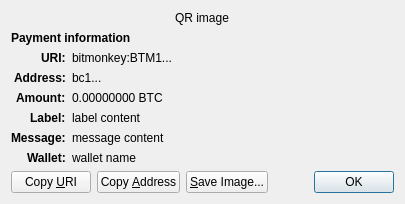
<?xml version="1.0" encoding="UTF-8"?>
<ui version="4.0">
 <class>ReceiveRequestDialog</class>
 <widget class="QDialog" name="ReceiveRequestDialog">
  <property name="geometry">
   <rect>
    <x>0</x>
    <y>0</y>
    <width>413</width>
    <height>229</height>
   </rect>
  </property>
  <property name="windowTitle">
   <string>Request payment to ...</string>
  </property>
  <layout class="QGridLayout" name="gridLayout" columnstretch="0,1">
   <property name="sizeConstraint">
    <enum>QLayout::SetFixedSize</enum>
   </property>
   <item row="0" column="0" colspan="2" alignment="Qt::AlignHCenter">
    <widget class="QRImageWidget" name="qr_code">
     <property name="text">
      <string notr="true">QR image</string>
     </property>
     <property name="textInteractionFlags">
      <set>Qt::NoTextInteraction</set>
     </property>
    </widget>
   </item>
   <item row="1" column="0" colspan="2">
    <widget class="QLabel" name="payment_header">
     <property name="font">
      <font>
       <weight>75</weight>
       <bold>true</bold>
      </font>
     </property>
     <property name="text">
      <string>Payment information</string>
     </property>
     <property name="textInteractionFlags">
      <set>Qt::NoTextInteraction</set>
     </property>
    </widget>
   </item>
   <item row="2" column="0" alignment="Qt::AlignRight|Qt::AlignTop">
    <widget class="QLabel" name="uri_tag">
     <property name="font">
      <font>
       <weight>75</weight>
       <bold>true</bold>
      </font>
     </property>
     <property name="text">
      <string notr="true">URI:</string>
     </property>
     <property name="textFormat">
      <enum>Qt::PlainText</enum>
     </property>
     <property name="textInteractionFlags">
      <set>Qt::NoTextInteraction</set>
     </property>
    </widget>
   </item>
   <item row="2" column="1" alignment="Qt::AlignTop">
    <widget class="QLabel" name="uri_content">
     <property name="text">
      <string notr="true">bitmonkey:BTM1...</string>
     </property>
     <property name="textFormat">
      <enum>Qt::RichText</enum>
     </property>
     <property name="wordWrap">
      <bool>true</bool>
     </property>
     <property name="textInteractionFlags">
      <set>Qt::TextSelectableByMouse</set>
     </property>
    </widget>
   </item>
   <item row="3" column="0" alignment="Qt::AlignRight|Qt::AlignTop">
    <widget class="QLabel" name="address_tag">
     <property name="font">
      <font>
       <weight>75</weight>
       <bold>true</bold>
      </font>
     </property>
     <property name="text">
      <string>Address:</string>
     </property>
     <property name="textInteractionFlags">
      <set>Qt::NoTextInteraction</set>
     </property>
    </widget>
   </item>
   <item row="3" column="1" alignment="Qt::AlignTop">
    <widget class="QLabel" name="address_content">
     <property name="text">
      <string notr="true">bc1...</string>
     </property>
     <property name="textFormat">
      <enum>Qt::PlainText</enum>
     </property>
     <property name="textInteractionFlags">
      <set>Qt::TextSelectableByMouse</set>
     </property>
    </widget>
   </item>
   <item row="4" column="0" alignment="Qt::AlignRight|Qt::AlignTop">
    <widget class="QLabel" name="amount_tag">
     <property name="font">
      <font>
       <weight>75</weight>
       <bold>true</bold>
      </font>
     </property>
     <property name="text">
      <string>Amount:</string>
     </property>
     <property name="textInteractionFlags">
      <set>Qt::NoTextInteraction</set>
     </property>
    </widget>
   </item>
   <item row="4" column="1" alignment="Qt::AlignTop">
    <widget class="QLabel" name="amount_content">
     <property name="text">
      <string notr="true">0.00000000 BTC</string>
     </property>
     <property name="textFormat">
      <enum>Qt::PlainText</enum>
     </property>
     <property name="textInteractionFlags">
      <set>Qt::TextSelectableByMouse</set>
     </property>
    </widget>
   </item>
   <item row="5" column="0" alignment="Qt::AlignRight|Qt::AlignTop">
    <widget class="QLabel" name="label_tag">
     <property name="font">
      <font>
       <weight>75</weight>
       <bold>true</bold>
      </font>
     </property>
     <property name="text">
      <string>Label:</string>
     </property>
     <property name="textInteractionFlags">
      <set>Qt::NoTextInteraction</set>
     </property>
    </widget>
   </item>
   <item row="5" column="1" alignment="Qt::AlignTop">
    <widget class="QLabel" name="label_content">
     <property name="text">
      <string notr="true">label content</string>
     </property>
     <property name="textFormat">
      <enum>Qt::PlainText</enum>
     </property>
     <property name="wordWrap">
      <bool>true</bool>
     </property>
     <property name="textInteractionFlags">
      <set>Qt::TextSelectableByMouse</set>
     </property>
    </widget>
   </item>
   <item row="6" column="0" alignment="Qt::AlignRight|Qt::AlignTop">
    <widget class="QLabel" name="message_tag">
     <property name="font">
      <font>
       <weight>75</weight>
       <bold>true</bold>
      </font>
     </property>
     <property name="text">
      <string>Message:</string>
     </property>
     <property name="textInteractionFlags">
      <set>Qt::NoTextInteraction</set>
     </property>
    </widget>
   </item>
   <item row="6" column="1" alignment="Qt::AlignTop">
    <widget class="QLabel" name="message_content">
     <property name="text">
      <string notr="true">message content</string>
     </property>
     <property name="textFormat">
      <enum>Qt::PlainText</enum>
     </property>
     <property name="wordWrap">
      <bool>true</bool>
     </property>
     <property name="textInteractionFlags">
      <set>Qt::TextSelectableByMouse</set>
     </property>
    </widget>
   </item>
   <item row="7" column="0" alignment="Qt::AlignRight|Qt::AlignTop">
    <widget class="QLabel" name="wallet_tag">
     <property name="font">
      <font>
       <weight>75</weight>
       <bold>true</bold>
      </font>
     </property>
     <property name="text">
      <string>Wallet:</string>
     </property>
     <property name="textInteractionFlags">
      <set>Qt::NoTextInteraction</set>
     </property>
    </widget>
   </item>
   <item row="7" column="1" alignment="Qt::AlignTop">
    <widget class="QLabel" name="wallet_content">
     <property name="text">
      <string notr="true">wallet name</string>
     </property>
     <property name="textFormat">
      <enum>Qt::PlainText</enum>
     </property>
     <property name="wordWrap">
      <bool>true</bool>
     </property>
     <property name="textInteractionFlags">
      <set>Qt::TextSelectableByMouse</set>
     </property>
    </widget>
   </item>
   <item row="8" column="0" colspan="2">
    <layout class="QHBoxLayout" name="horizontalLayout">
     <item>
      <widget class="QPushButton" name="btnCopyURI">
       <property name="text">
        <string>Copy &amp;URI</string>
       </property>
       <property name="autoDefault">
        <bool>false</bool>
       </property>
      </widget>
     </item>
     <item>
      <widget class="QPushButton" name="btnCopyAddress">
       <property name="text">
        <string>Copy &amp;Address</string>
       </property>
       <property name="autoDefault">
        <bool>false</bool>
       </property>
      </widget>
     </item>
     <item>
      <widget class="QPushButton" name="btnSaveAs">
       <property name="text">
        <string>&amp;Save Image...</string>
       </property>
       <property name="autoDefault">
        <bool>false</bool>
       </property>
      </widget>
     </item>
     <item>
      <spacer name="horizontalSpacer_2">
       <property name="orientation">
        <enum>Qt::Horizontal</enum>
       </property>
       <property name="sizeHint" stdset="0">
        <size>
         <width>40</width>
         <height>20</height>
        </size>
       </property>
      </spacer>
     </item>
     <item>
      <widget class="QDialogButtonBox" name="buttonBox">
       <property name="focusPolicy">
        <enum>Qt::StrongFocus</enum>
       </property>
       <property name="standardButtons">
        <set>QDialogButtonBox::Ok</set>
       </property>
      </widget>
     </item>
    </layout>
   </item>
  </layout>
 </widget>
 <customwidgets>
  <customwidget>
   <class>QRImageWidget</class>
   <extends>QLabel</extends>
   <header>qt/qrimagewidget.h</header>
  </customwidget>
 </customwidgets>
 <tabstops>
  <tabstop>buttonBox</tabstop>
  <tabstop>btnCopyURI</tabstop>
  <tabstop>btnCopyAddress</tabstop>
  <tabstop>btnSaveAs</tabstop>
 </tabstops>
 <resources/>
 <connections>
  <connection>
   <sender>buttonBox</sender>
   <signal>accepted()</signal>
   <receiver>ReceiveRequestDialog</receiver>
   <slot>accept()</slot>
   <hints>
    <hint type="sourcelabel">
     <x>135</x>
     <y>230</y>
    </hint>
    <hint type="destinationlabel">
     <x>135</x>
     <y>126</y>
    </hint>
   </hints>
  </connection>
 </connections>
</ui>
